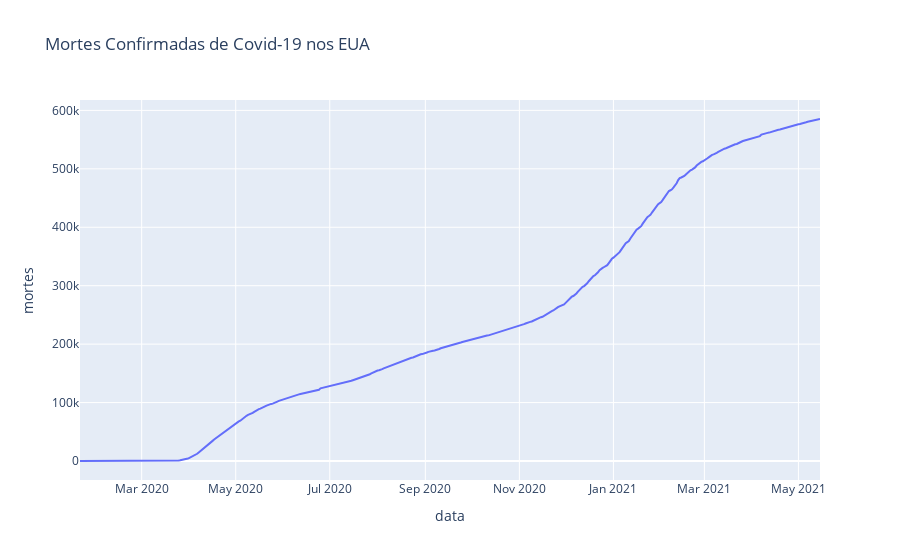

The code cell stored with this chart in its notebook:
### Code cell
# Agora, visualizar as mortes
px.line(database, 'data', 'mortes', title='Mortes Confirmadas de Covid-19 nos EUA')

### Figure 1 — Plotly figure (JSON) as saved in the notebook; plotly's stock layout.template omitted (floating-point values rounded to 4 significant figures; data arrays with more than 128 entries replaced by an {"elided": "..."} marker saying what was removed)
{"data": [{"hovertemplate": "data=%{x}<br>mortes=%{y}<extra></extra>", "legendgroup": "", "line": {"color": "#636efa", "dash": "solid"}, "mode": "lines", "name": "", "orientation": "v", "showlegend": false, "type": "scatter", "x": {"elided": "481 str values"}, "xaxis": "x", "y": {"elided": "481 int values"}, "yaxis": "y"}], "layout": {"legend": {"tracegroupgap": 0}, "title": {"text": "Mortes Confirmadas de Covid-19 nos EUA"}, "xaxis": {"anchor": "y", "domain": [0, 1], "title": {"text": "data"}}, "yaxis": {"anchor": "x", "domain": [0, 1], "title": {"text": "mortes"}}}}
